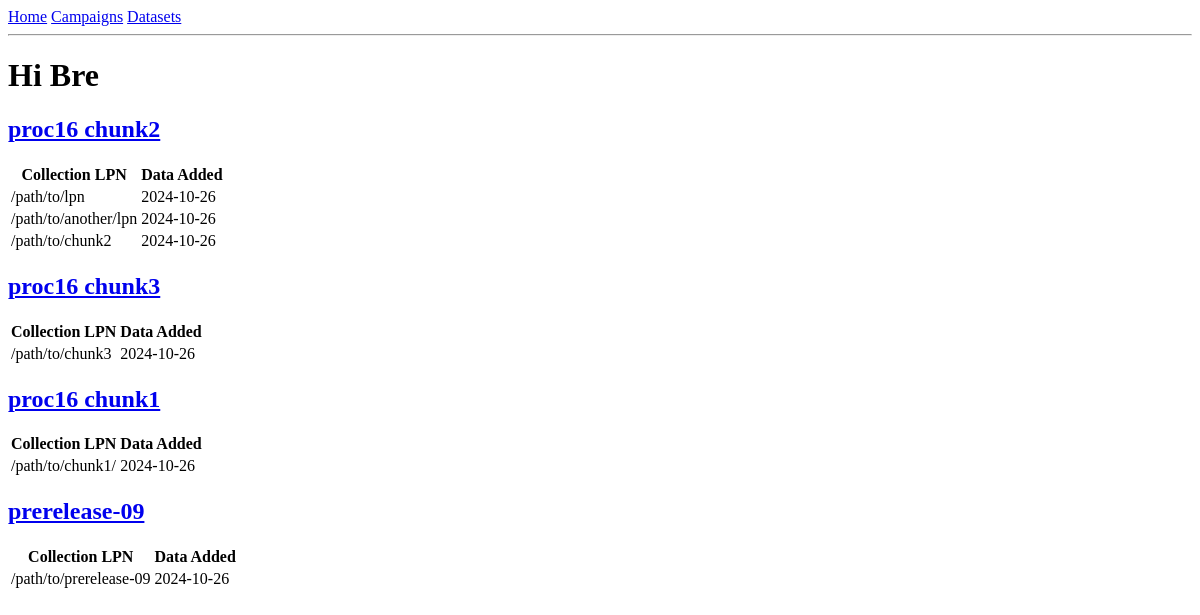
The page /index on the database as committed earlier.
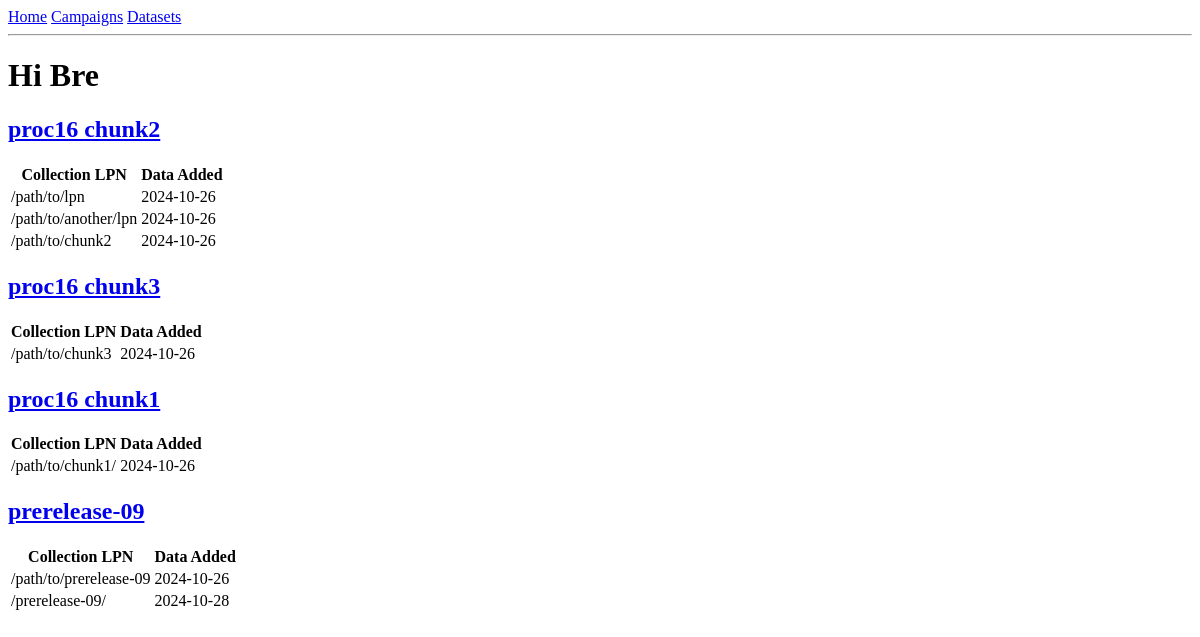
The same page on the database as committed later.
### app/models.py (models this page shows, shortened)
class Campaign(db.Model):
    __tablename__ = "Campaign"
    id = db.Column(db.Integer, primary_key=True)
    name = db.Column(db.String(20), unique = True)
    exp_range = db.Column(db.String(20))
    start_date = db.Column(db.Date, default=datetime.utcnow)
    active_campaign = db.Column(db.Boolean, default = True)
    datasets = db.relationship("Dataset", back_populates="campaign")

class Dataset(db.Model):
    __tablename__ = "Dataset"
    id = db.Column(db.Integer, primary_key = True)
    collection_lpn = db.Column(db.String(50), unique=True)
    date_added = db.Column(db.Date, default=datetime.utcnow)
    campaign_id = db.Column(db.Integer, db.ForeignKey("Campaign.id"))
    campaign = db.relationship("Campaign", back_populates='datasets')

### app/routes.py (the view)
@app.route('/')
@app.route('/index')
def index():
    campaigns = models.Campaign.query.all()
    datasets = models.Dataset.query.all()
    return render_template("index.html", campaigns = campaigns, datasets=datasets)

### app/templates/index.html
{% extends "base.html" %}
{% block content %}
    <h1>Hi Bre</h1>
   {% include "tables/datasets_table.html" %}
{% endblock %}

### app/templates/base.html (shortened to what this page needs)
<!doctype html>
<html>
    <head>
    </head>
    <body>
        <div><a href="/index">Home</a>
            <a href="/campaigns">Campaigns</a>
            <a href="/datasets">Datasets</a>
        </div>
        <hr>
        {% block content %}{% endblock %}
    </body>
</html>

### app/templates/tables/datasets_table.html
{% for campaign in campaigns %}
    <h2><a href={{ url_for("campaigns", id=campaign.id)}}> {{campaign.name}}</a> </h2>
    <table>
        <tr>
            <th>Collection LPN</th>
            <th>Data Added</th>
        </tr>
        {% for dataset in datasets %}
            {% if dataset.campaign.id == campaign.id %}
            <tr>
                <td>{{ dataset.collection_lpn }}</td>
                <td>{{ dataset.date_added }}</td>
            </tr>
            {% endif %}
        {%  endfor %}
    </table>
{% endfor %}

Rows that differ between the two databases and show on the page:
added Dataset: collection_lpn "/prerelease-09/", date_added "2024-10-28", shown under Campaign "prerelease-09"
